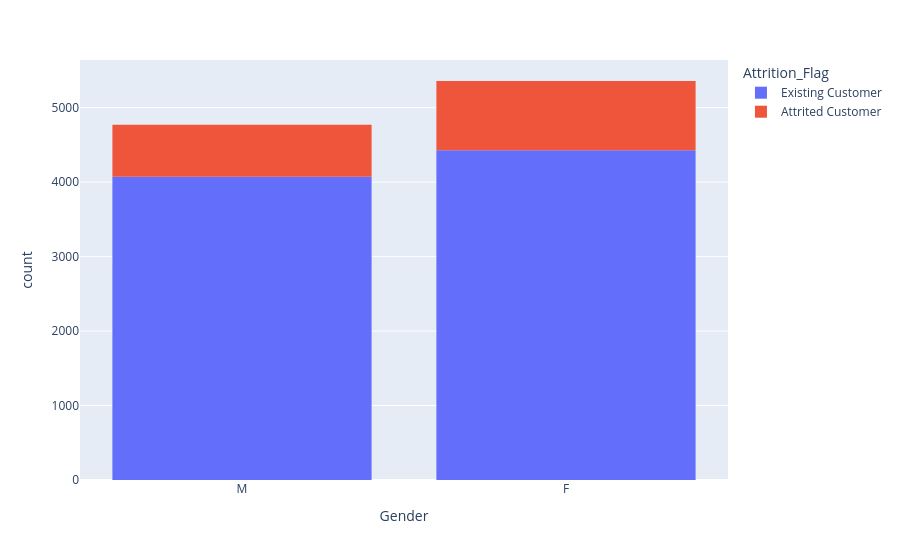

The notebook cell this image was saved under:
### Markdown cell above
## Customer Churn by Gender

### “F” and “M” in the graph stand for female and male, accordingly.
- There are slightly **more** women than men in the dataset
- The proportion of churned customers is **roughly the same** for both genders
- Gender **is not a significant predictor** of churn

### Code cell
px.histogram(mainData, x="Gender", color="Attrition_Flag")

### Figure 1 — Plotly figure (JSON) as saved in the notebook; plotly's stock layout.template omitted (floating-point values rounded to 4 significant figures; data arrays with more than 128 entries replaced by an {"elided": "..."} marker saying what was removed)
{"data": [{"bingroup": "x", "hovertemplate": "Attrition_Flag=Existing Customer<br>Gender=%{x}<br>count=%{y}<extra></extra>", "legendgroup": "Existing Customer", "marker": {"color": "#636efa", "pattern": {"shape": ""}}, "name": "Existing Customer", "orientation": "v", "showlegend": true, "type": "histogram", "x": {"elided": "8500 str values"}, "xaxis": "x", "yaxis": "y"}, {"bingroup": "x", "hovertemplate": "Attrition_Flag=Attrited Customer<br>Gender=%{x}<br>count=%{y}<extra></extra>", "legendgroup": "Attrited Customer", "marker": {"color": "#EF553B", "pattern": {"shape": ""}}, "name": "Attrited Customer", "orientation": "v", "showlegend": true, "type": "histogram", "x": {"elided": "1627 str values"}, "xaxis": "x", "yaxis": "y"}], "layout": {"barmode": "relative", "legend": {"title": {"text": "Attrition_Flag"}, "tracegroupgap": 0}, "margin": {"t": 60}, "xaxis": {"anchor": "y", "domain": [0, 1], "title": {"text": "Gender"}}, "yaxis": {"anchor": "x", "domain": [0, 1], "title": {"text": "count"}}}}
